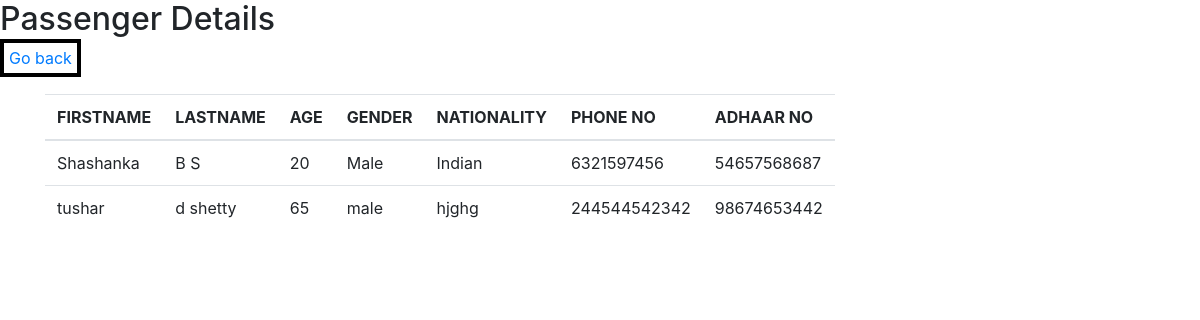
Page /user/passenger.php on the committed database.
### tables this page shows
CREATE TABLE IF NOT EXISTS `passenger` (
  `flight_id` int NOT NULL,
  `username` varchar(30) NOT NULL,
  `firstname` varchar(30) DEFAULT NULL,
  `lastname` varchar(30) DEFAULT NULL,
  `gender` text,
  `age` int DEFAULT NULL,
  `nationality` text,
  `phoneno` bigint DEFAULT NULL,
  `adhaarno` varchar(15) NOT NULL,
  PRIMARY KEY (`adhaarno`,`username`),
  KEY `username` (`username`),
  KEY `task1` (`flight_id`)
);

### user/passenger.php (the view, shortened to what this page needs)
<html>
    <head>
    <link rel="stylesheet" href="https://maxcdn.bootstrapcdn.com/bootstrap/4.0.0/css/bootstrap.min.css">
    </head>
    <body>
            <div class="two">
              <div class="head">
                <h2>Passenger Details</h2>
          </div>
                <?php
                echo "<a href=user.php class=go>Go back</a>";
         ?>
                <div class="container my-4">
    <table class="table">
    <thead>
      <tr>
        <th>FIRSTNAME</th>
        <th>LASTNAME</th>
        <th>AGE</th>
        <th>GENDER</th>
        <th>NATIONALITY</th>
        <th>PHONE NO</th>
        <th>ADHAAR NO</th>
      </tr>
    </thead>
    <tbody>
    <?php
        include "database.php";
        $sql = "select * from passenger";
        $result = $conn->query($sql);
        while($row=$result->fetch_assoc()){
          echo "
      <tr>
        <td>$row[firstname]</td>
        <td>$row[lastname]</td>
        <td>$row[age]</td>
        <td>$row[gender]</td>
        <td>$row[nationality]</td>
        <td>$row[phoneno]</td>
        <td>$row[adhaarno]</td>
      </tr>";}
      ?>
      </tbody>
        </div>
    </body>
</html>

### user/passenger.php (style rules this page uses)
.go { margin:auto; display:inline block; border:4px solid black; padding:5px; }
.table { display:block; }

### rows in the picture
passenger: firstname "Shashanka", lastname "B S", age "20", gender "Male", nationality "Indian", phoneno "6321597456", adhaarno "54657568687"
passenger: firstname "tushar", lastname "d shetty", age "65", gender "male", nationality "hjghg", phoneno "244544542342", adhaarno "98674653442"
